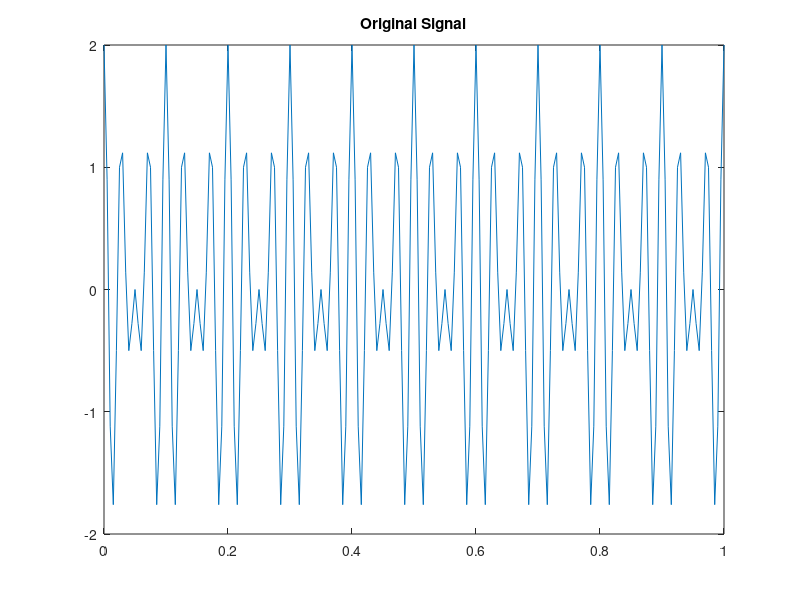
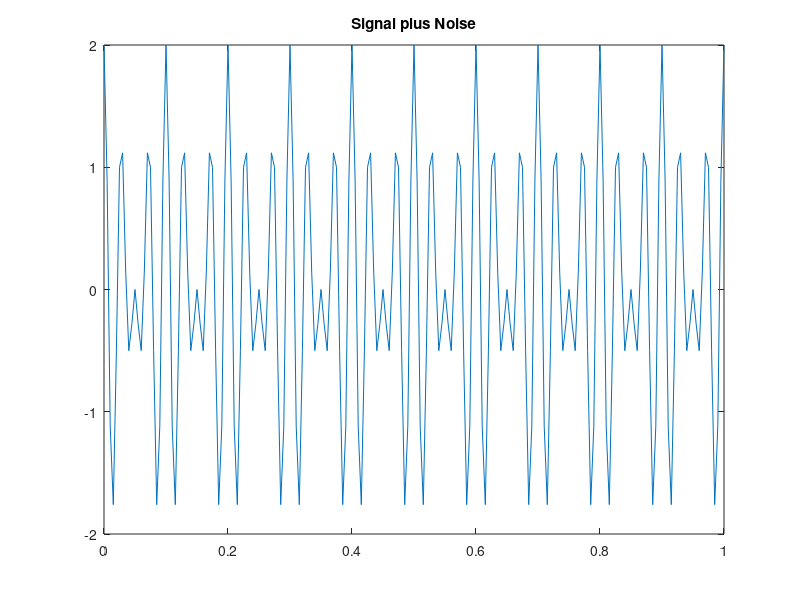
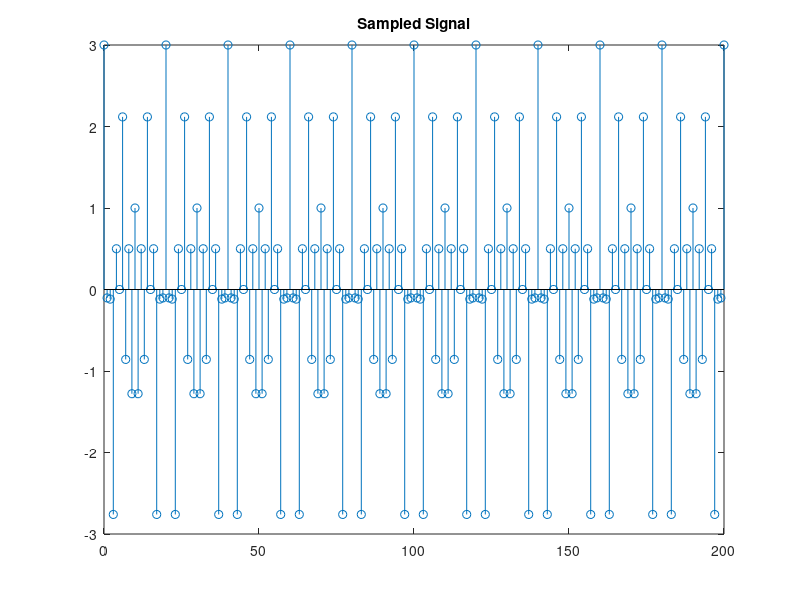
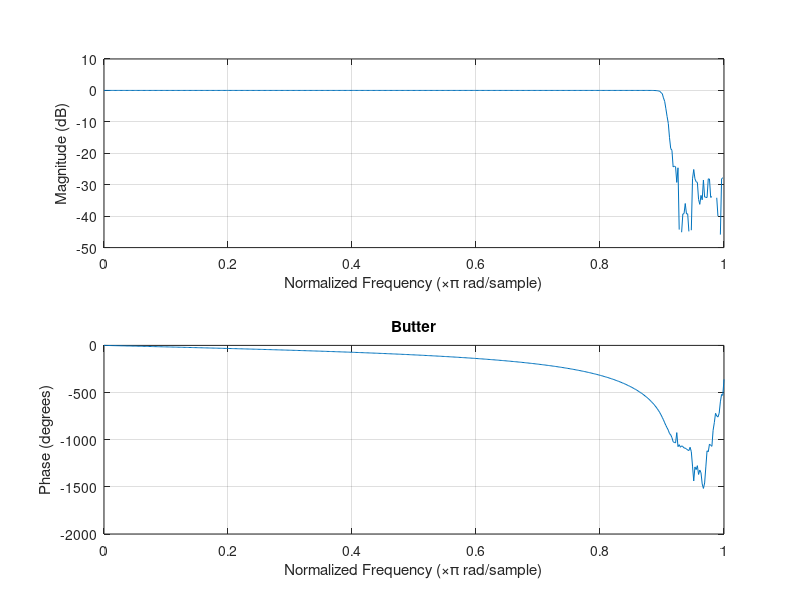

Write the MATLAB code that produced these figures, in order.
pkg load signal % Octave only, comment out for Matlab
wp = 90/100;
ws = 95/100;
rp = 1;
rs = 100;
t = 0:0.005:1;
Fs = 200;

sig = cos(30*2*pi*t) + cos(40*2*pi*t);
noise = cos(100*2*pi*t);
figure;
plot(t, sig)
title('Original Signal')
saveas(gcf, 'original.jpg')
total = sig;% + noise;
figure;
plot(t, total)
title('Signal plus Noise')
saveas(gcf, 'with_noise.jpg')

n1 = 0:length(t)-1;
total_d = cos(30*2*pi*n1/Fs) + cos(40*2*pi*n1/Fs) + cos(100*2*pi*n1/Fs);
figure;
stem(n1, total_d)
title('Sampled Signal')
saveas(gcf, 'sampled.jpg')


[n, Wn] = buttord(wp, ws, rp, rs);
[b, a] = butter(n, Wn);
figure;
freqz(b, a)
title('Butter')
saveas(gcf, 'Butter_response.jpg')
yb = filter(b, a, total_d);
figure;
stem(n1, yb)
title('Butterworth Filtered Discrete')
saveas(gcf, 'butter_filtered.jpg')
but_err = mean(abs(sig - yb) / mean(abs(sig)));
fprintf('Butterworth Filter Error: %4.4f\n', but_err);
figure;
plot(t, yb)
title('Butterworth Continuous')
saveas(gcf, 'but_cont.jpg')

[nc, Wnc] = cheb1ord(wp, ws, rp, rs);
[bc, ac] = cheby1(nc, rp, Wnc);
figure;
freqz(bc, ac)
title('cheby1')
saveas(gcf, 'cheby1_response.jpg')
figure;
yc1 = filter(bc, ac, total_d);
stem(n1, yc1)
title('Cheby1 filtered')
saveas(gcf, 'cheby1_filt.jpg')
c1_err = mean(abs(sig - yc1) / mean(abs(sig)));
fprintf('Chebyshev Type I Filter Error: %4.4f\n', c1_err);
figure;
plot(t, yc1)
title('Chebyshev I continuous')
saveas(gcf, 'cheby1_cont.jpg')

[nc2, Wnc2] = cheb2ord(wp, ws, rp, rs);
[bc2, ac2] = cheby1(nc2, rs, Wnc2);
figure;
freqz(bc2, ac2)
title('cheby2')
saveas(gcf, 'cheby2_response.jpg')
figure;
yc2 = filter(bc2, ac2, total_d);
stem(n1, yc2)
title('Cheby2 filtered')
saveas(gcf, 'cheby2_filt.jpg')
c2_err = mean(abs(sig - yc2) / mean(abs(sig)));
fprintf('Chebyshev Type II Filter Error: %4.4f\n', c2_err);
figure;
plot(t, yc2)
title('Chebyshev II continuous')
saveas(gcf, 'cheby2_cont.jpg')

[ne, Wne] = ellipord(wp, ws, rp, rs);
[be, ae] = ellip(ne, rp, rs, Wne);
figure;
freqz(be, ae)
title('ellipse')
saveas(gcf, 'ellipse_response.jpg')
figure;
ye = filter(be, ae, total_d);
stem(n1, ye)
title('Ellipse filtered')
saveas(gcf, 'ellipse_filt.jpg')
e_err = mean(abs(sig - ye) / mean(abs(sig)));
fprintf('Ellipse Filter Error: %4.4f\n', e_err);
figure;
plot(t, ye)
title('Ellipse continuous')
saveas(gcf, 'e_cont.jpg')
